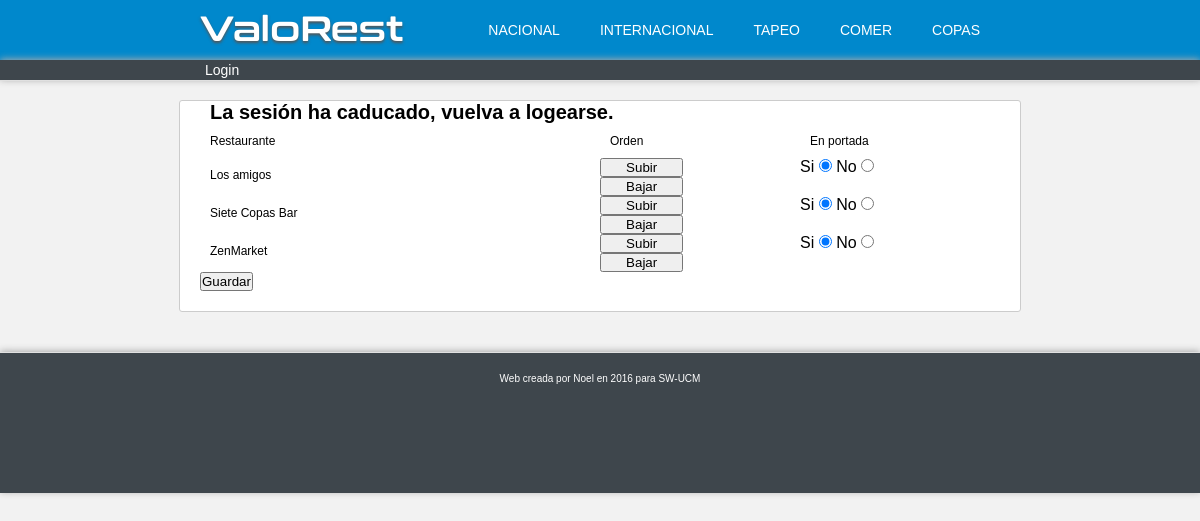
The app's page /portada.php (signed in), older data.
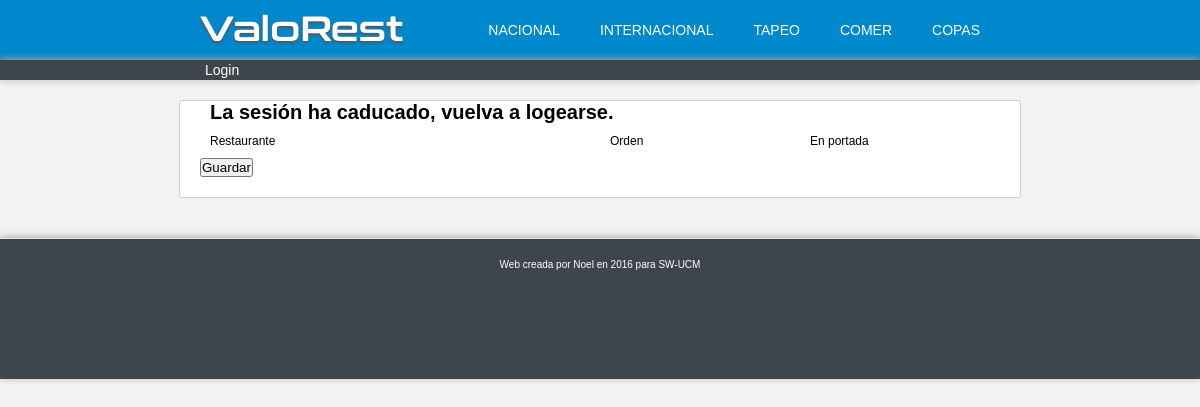
The same page, newer data.
### tables this page shows
CREATE TABLE IF NOT EXISTS `menu` (
    `idmenu`            INT(11) NOT NULL AUTO_INCREMENT,
    `permissions`       INT(11) NOT NULL,
    `type`              INT(11) NOT NULL,
    `sequence`          INT(11) NOT NULL,
    `page`              VARCHAR(255) NOT NULL,
    `name`              VARCHAR(255) NOT NULL,
    `parameter`         VARCHAR(255) NOT NULL,
    PRIMARY KEY  (`idmenu`)
);

CREATE TABLE IF NOT EXISTS `restaurant` (
    `idrestaurant`      INT(11) NOT NULL AUTO_INCREMENT,
    `idcountry`         INT(11) NOT NULL,
    `idprovince`        INT(11) NOT NULL,
    `image`             VARCHAR(255) NOT NULL,
    `name`              VARCHAR(255) NOT NULL,
    `address1`          VARCHAR(255) NOT NULL,
    `address2`          VARCHAR(255) NOT NULL,
    `phone`             VARCHAR(75) NOT NULL,
    `web`               VARCHAR(255) NOT NULL,
    `email`             VARCHAR(255) NOT NULL,
    `halfprice`         DECIMAL(14,3) NOT NULL,
    `score`             DECIMAL(14,3) NOT NULL,
    `description`       TEXT NOT NULL,
    `frontpage`         CHAR(1) NOT NULL,
    `sequence`          INT(11) NOT NULL,
    PRIMARY KEY  (`idrestaurant`)
);

### lib/dataaccess.php (called while the page is built, shortened)
<?php
function consult($sql){
    $result = array();
    $bd = new DataAccess();
    $bd->run($sql);
    while(($fila = $bd->row()) !== false ){
        $result[] = $fila;
    }
    return $result;
}
function remove($sql){
    $bd = new DataAccess();
    $result = $bd->run($sql);
    return $result;
}
class DataAccess {
    var $bd;
    var $query;
    function DataAccess($server = SERVER_CONNECTION, $user = USER_CONNECTION, $psw = PSW_CONNECTION, $bd = BBDD_CONNECTION){
        $this->bd = new mysqli($server, $user, $psw, $bd);
        $this->bd->set_charset("utf8");
    }
    function run($sql){
        if( ($this->query = $this->bd->query($sql)) === false ) {
            return false;
        } else {
            return true;
        }
    }
    function row(){
        if ( $fila = $this->query->fetch_assoc())
            return $fila;
        else
            return false;
    }
}
?>

### lib/global.php (called while the page is built, shortened)
<?php
require_once('lib/dataaccess.php');
require_once('lib/security.php');
function getMenu($type = 0){
    if(!isset($_SESSION['Rol'])){
        $result = consult("SELECT page,name,parameter FROM menu WHERE permissions = 0 AND type = ".$type." ORDER BY sequence ASC;");
    }
    else{
        $result = consult("SELECT page,name,parameter FROM menu WHERE permissions <= ".$_SESSION['Rol']." AND type = ".$type." ORDER BY sequence ASC;");
    }
    return $result;
}
?>

### lib/security.php (called while the page is built, shortened)
<?php
function start($rol = 0){
    $message = "";
    if(!isset($_SESSION['Login']) || !$_SESSION['Login']){
        checkCookie();
    }else{
        if(!checkSession()){
            $message = "La sesión ha caducado, vuelva a logearse.";
        }
    }
    return $message;
}
function checkSession(){
    $result = consult("SELECT * FROM `session` WHERE `key` = '".$_SESSION['SKey']."';");
    if(count($result)){
        $result = $result[0];
        if($result['iduser']==$_SESSION['IdUser'] && $result['ip']==$_SESSION['IPaddress']){
            modify("UPDATE session SET `lastactivity` = ".$_SERVER['REQUEST_TIME']." WHERE `key` = '".$_SESSION['SKey']."';");
            return true;
        }else{
            logOut();
            return false;
        }
    }else{
        return false;
    }
}
?>

### portada.php (the view, shortened to what the changed rows need)
<?php
require_once('lib/global.php');
$message = start(ROL_ADMIN);
?>
<html lang="es">
<?php require_once('common/head.php'); ?>
<body class="column">
    <?php require_once('common/header.php'); ?>
    <div class="center-800 column container">
        <?php if($message != '') echo "<h2>".$message."</h2>"; ?>
<?php
$page = '';
$result = consult("SELECT restaurant.idrestaurant AS idrestaurant, ".
   "restaurant.name AS name, ".
   "restaurant.sequence AS sequence, ".
   "if(restaurant.frontpage = 'N', 'checked', '') AS checkedN, ".
   "if(restaurant.frontpage = 'S', 'checked', '') AS checkedS ".
   "FROM restaurant ".
   "ORDER BY restaurant.sequence ASC;");
$page .= "<form class=\"col-l-12 col-s-12 col-xs-12\" action=\"portada.php\" method=\"post\">\r\n";
$page .= "<div class=\"row\">\r\n";
$page .= "<div class=\"col-l-6 col-s-6 col-xs-4\">\r\n";
$page .= "<p>Restaurante</p>\r\n";
$page .= "</div>\r\n";
$page .= "<div class=\"col-l-3 col-s-3 col-xs-4\">\r\n<p>Orden</p>\r\n</div>\r\n";
$page .= "<div class=\"col-l-3 col-s-3 col-xs-3\">\r\n<p>En portada</p>\r\n</div>\r\n";
$page .= "</div>";
foreach ($result as $key => $value){
    $page .= "<div class=\"row\">\r\n";
    $page .= "<div class=\"col-l-6 col-s-6 col-xs-6\">\r\n";
    $page .= "<p>".$value['name']."</p>\r\n";
    $page .= "</div>\r\n";
    $page .= "<div class=\"col-l-3 col-s-3 col-xs-3 row\">\r\n";
    $page .= " ".$value['sequence']." ";
    $page .= "<div class=\"column col-l-5 col-s-5 col-xs-5\">\r\n";
    $page .= "<input type=\"submit\" name=\"up-".$value['sequence']."-".$value['idrestaurant']."\" value=\"Subir\">\r\n";
    $page .= "<input type=\"submit\" name=\"down-".$value['sequence']."-".$value['idrestaurant']."\" value=\"Bajar\">\r\n";
    $page .= "</div>\r\n";
    $page .= "</div>\r\n";
    $page .= "<div class=\"col-l-3 col-s-3 col-xs-3\">\r\n";
    $page .= " Si <input type=\"radio\" name=\"".$value['idrestaurant']."\" value=\"S\" ".$value['checkedS'].">";
    $page .= " No <input type=\"radio\" name=\"".$value['idrestaurant']."\" value=\"N\" ".$value['checkedN'].">";
    $page .= "</div>\r\n";
    $page .= "</div>\r\n";
}
$page .= "<input type=\"submit\" name=\"save\" value=\"Guardar\">\r\n";
$page .= "</form>\r\n";
echo $page;
?>
    </div>
</body>
</html>

### common/header.php (shortened to what the changed rows need)
<header>
    <div class="row center-800">
        <div id="logo" class="grow2">
            <h1><a href="index.php">ValoRest</a></h1>
        </div>
        <nav id="menu" class="menu-header">
            <ul>
<?php
foreach (getMenu(1) as $key => $value) {
    if(strstr($_SERVER['REQUEST_URI'], $value['page'])){
        echo "<li><a href=\"".$value['page'].".php?".$value['parameter']."\" id=\"menu-active\">".$value['name']."</a></li>\r\n";
    }else{
        echo "<li><a href=\"".$value['page'].".php?".$value['parameter']."\">".$value['name']."</a></li>\r\n";
    }
}
?>
            </ul>
        </nav>
    </div>
</header>

Row changes from the older to the newer data that the page shows:
removed restaurant: name "Los amigos"
removed restaurant: name "Siete Copas Bar"
removed restaurant: name "ZenMarket"
